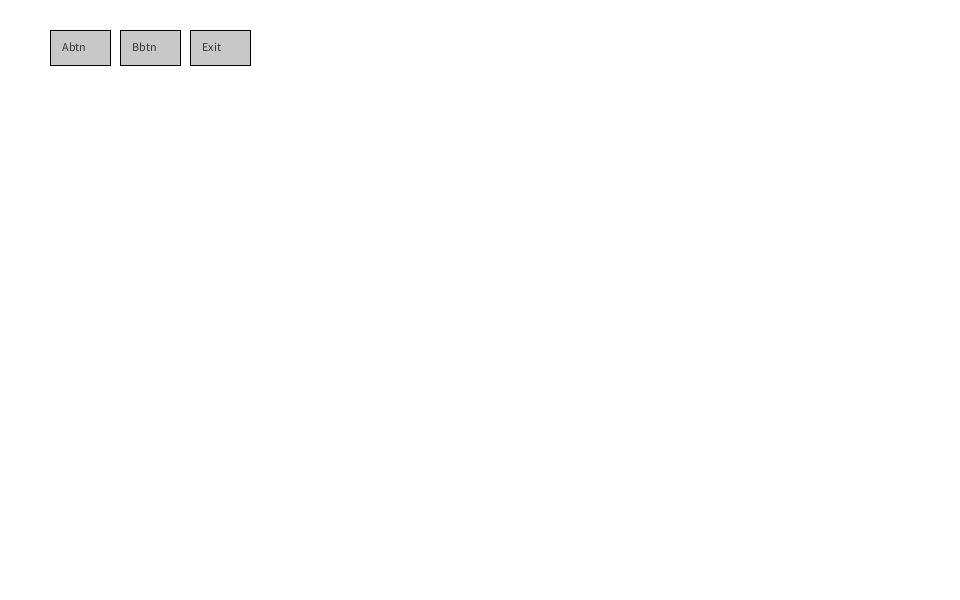
Frame 1 (no input)
Frame 60 (the mouse pressed at the canvas centre just before this capture): identical to frame 1, image omitted
Frame 120 (the mouse held since frame 60 and released just before this capture): identical to frame 1, image omitted

The Processing sketch that drew this single still picture (run headless with seeded random() and noise(); from frame 60 on, the mouse is pressed at the canvas centre):

// Processing sketch: button
// ── button.pde
class Button {
  int xpos, ypos;
  int w, h;
  color buttonColor, buttonColorIn, buttonColorOut;
  color textColor;
  String t;
  
  Button (int tempXpos, int tempYpos, String tempText) {
    xpos = tempXpos;
    ypos = tempYpos;
    w = 60;
    h = 35;
    buttonColorOut = color(200, 200, 200);
    buttonColorIn = color(230, 230, 230);
    buttonColor = buttonColorOut;
    textColor = color(50, 50, 50);
    t = tempText;
  }
  
  void display() {
    fill(buttonColor);
    rect(xpos, ypos, w, h);
    fill(textColor);
    text(t, xpos+0.2*w, ypos+0.6*h);
  }
  
  boolean isOver() {
    if (mouseX >= xpos && mouseX <= xpos+w && mouseY >= ypos && mouseY <= ypos+h) {
      buttonColor = buttonColorIn;
      return true;
    } else {
      buttonColor = buttonColorOut;
      return false;   
    }
  }
  
  boolean isPressed() {
    if (isOver() && mousePressed) {
      return true;
    } else {
      return false;
    }
  }
}

Button btn1, btn2, btnExit;

void setup() {
  size(960, 600);
  background(255);
  btn1 = new Button(50,30,"Abtn");
  btn2 = new Button(120,30,"Bbtn");
  btnExit = new Button(190,30,"Exit");
}


void draw() {
  btn1.display();
  btn2.display();
  btnExit.display();
  if(btn1.isOver() && mousePressed) {
    text("btn1.press",100,100);
  }
  if(btnExit.isPressed()) {
    exit();
  }
}
